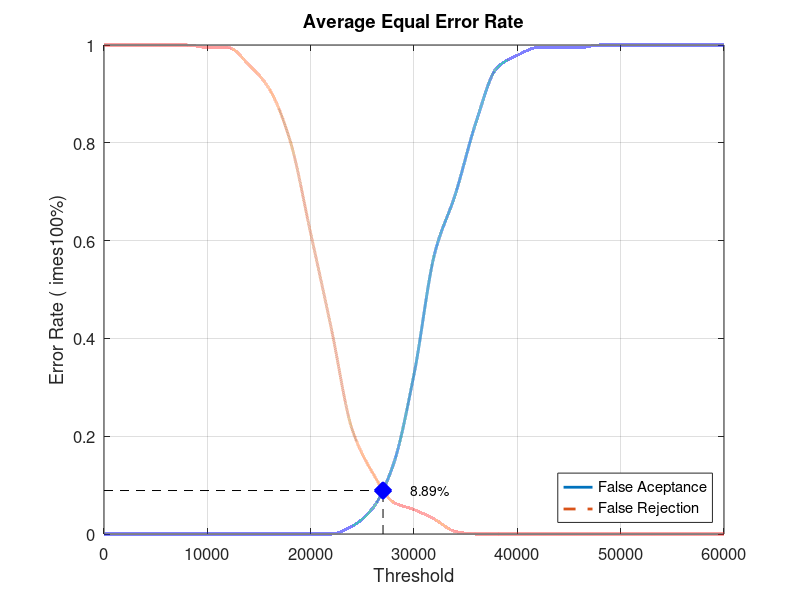
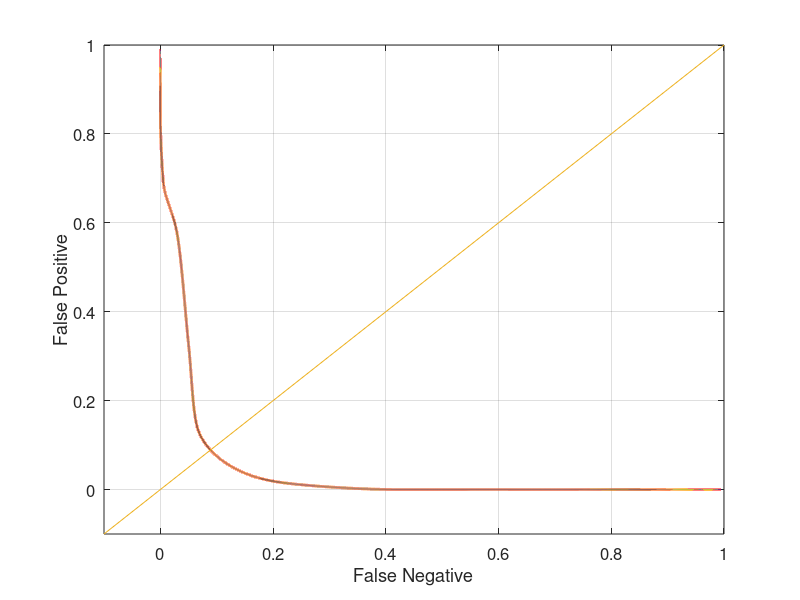

These charts were generated, in order, by the following MATLAB code:
close all;
clear;
clc;
x = 0:2000:60000;
xq = 0:0.5:60000;

y0 = [0 0 0 0 0 0 0 0 0 0 0 0 0.0157895 0.0526316 0.142105 0.326316 0.573684 0.694737 0.842105 0.952632 0.978947 0.994737 0.994737 0.994737 1 1 1 1 1 1 1]
yy0 = interp1(x, y0, xq, 'pchip');
y1 = [1 1 1 1 1 0.995 0.995 0.96 0.91 0.805 0.615 0.42 0.215 0.125 0.065 0.05 0.03 0.005 0 0 0 0 0 0 0 0 0 0 0 0 0]
yy1 = interp1(x, y1, xq, 'pchip');

% Calculating EER: 
y2 = abs(y0 - y1);
find(y2 == min(y2))
yy2 = abs(yy0 - yy1);
xEER = find(yy2 == min(yy2));
xEERIndex = xq(xEER) % X-axis EER
yEER = yy0(xEER) % Y-axis EER

main = figure
plot(xq, yy0,'-','LineWidth', 2);	hold on
plot(xq, yy1,'--','LineWidth', 2);	hold on
plot([xEERIndex xEERIndex], [0 yEER], 'k--');	hold on
plot([0 xEERIndex], [yEER yEER], 'k--');	hold on
plot(xEERIndex, yEER, 'bx', 'LineWidth', 10);	hold on
text(xEERIndex + 10 * xEERIndex / 100, yEER, [num2str(round((10000 * yEER)) / 100) '%'])
legend('False Aceptance', 'False Rejection', 'Location', 'SouthEast')
xlabel('Threshold')
ylabel('Error Rate (	imes100%)')
title('Average Equal Error Rate')
set(gca, 'FontSize', 12)
axis([0 60000 0 1])
grid on

print(main, 'Database4_1Main', '-dpng');
FNRxFPR = figure('Color', [1 1 1]);
plot(yy1, yy0, '-', yy1, yy0, 'LineWidth', 2);
hold on
y = -0.1:0.1:1
plot(y, y); 
set(gca, 'FontSize', 12)
xlabel('False Negative')
ylabel('False Positive')
axis([-0.1 1 -0.1 1])
set(gca, 'FontSize', 12)
grid on

print(FNRxFPR, 'Database4_1FNRxFPR','-dpng');
